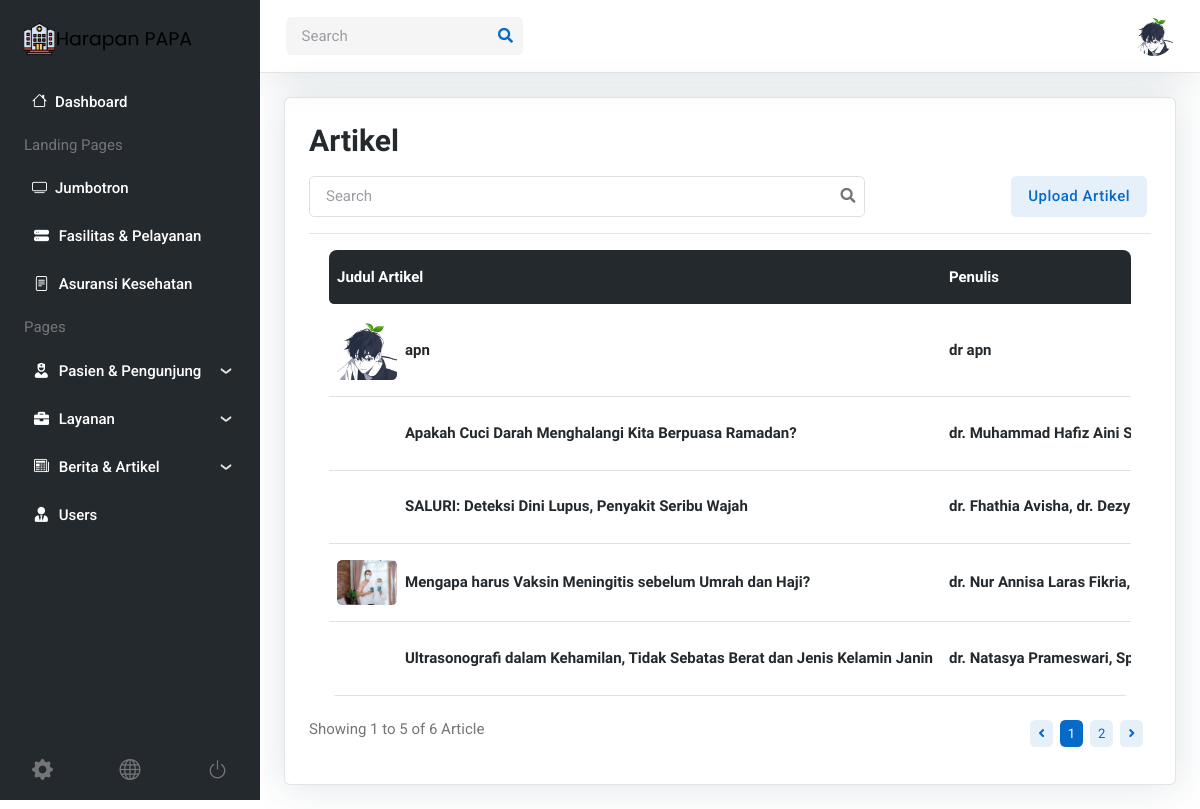
Page /admin/admin-artikel-populer.php (signed in) on the committed database.
### tables this page shows
CREATE TABLE `tbl_users` (
  `id_user` int(11) NOT NULL,
  `email` text NOT NULL,
  `id_dokter` int(11) DEFAULT NULL,
  `id_perawat` int(11) DEFAULT NULL,
  `username` text,
  `password` text,
  `full_name` text,
  `tanggal_lahir` date DEFAULT NULL,
  `mobile_number` text,
  `user_picture` varchar(255) DEFAULT NULL,
  `role` text
);

CREATE TABLE `tbl_artikel` (
  `id_artikel` int(11) NOT NULL,
  `judul_artikel` text NOT NULL,
  `penulis` text NOT NULL,
  `date` date NOT NULL,
  `content_short` text NOT NULL,
  `content` text NOT NULL,
  `admission` text NOT NULL,
  `artikel_picture` varchar(255) DEFAULT NULL
);

### admin/admin-artikel-populer.php (the view, shortened to what this page needs)
<?php require '../head_footer_admin/head.php' ?>
<div class="page-content-wrapper border">
    <div class="row">
        <div class="col-12">
            <h1 class="h3 mb-2 mb-sm-0">Artikel</h1>
        </div>
    </div>
    <div class="card bg-transparent">
        <div class="card-header bg-transparent border-bottom px-0">
            <div class="row g-3 align-items-center justify-content-between">
                <div class="col-md-8">
                    <form class="rounded position-relative" method="POST" action="">
                        <input class="form-control bg-transparent" type="text" name="search" placeholder="Search" value="<?= $_POST["search"] ?>" aria-label="Search">
                        <button class="btn bg-transparent px-2 py-0 position-absolute top-50 end-0 translate-middle-y" type="submit"><i class="fas fa-search fs-6 "></i></button>
                    </form>
                </div>
                <div class="col-md-3">
                    <ul class="list-inline mb-0 nav nav-pills nav-pill-dark-soft border-0 justify-content-end" id="pills-tab" role="tablist">
                        <li class="nav-item">
                            <a href="#" class="btn btn-primary-soft me-1 mb-0" data-bs-toggle="modal" data-bs-target="#modalcreateartikel">Upload Artikel</a>
                        </li>
                    </ul>
                </div>
            </div>
        </div>
        <div class="card-body">
            <div class="table-responsive border-0 rounded-3">
                <table class="table table-dark-gray align-middle p-4 mb-0 table-hover">
                    <thead>
                        <tr>
                            <th scope="col" class="border-0 rounded-start">Judul Artikel</th>
                            <th scope=" col" class="border-0">Penulis</th>
                        </tr>
                    </thead>
                    <tbody>
                        <?php
                        $batas = 5;
                        $halaman = isset($_GET['halaman']) ? (int)$_GET['halaman'] : 1;
                        $halaman_awal = ($halaman > 1) ? ($halaman * $batas) - $batas : 0;
                        $previous = $halaman - 1;
                        $next = $halaman + 1;
                        $data = mysqli_query($conn, "SELECT * FROM tbl_artikel");
                        $jumlah_data = mysqli_num_rows($data);
                        $total_halaman = ceil($jumlah_data / $batas);
                        $artikel = mysqli_query($conn, "SELECT * FROM tbl_artikel WHERE id_artikel " . $search . " ORDER BY id_artikel DESC LIMIT $halaman_awal, $batas");
                        $show_data = mysqli_num_rows($artikel);
                        while ($row = mysqli_fetch_assoc($artikel)) {
                        ?>
                            <tr>
                                <td>
                                    <div class="d-flex align-items-center position-relative">
                                        <div class="w-60px">
                                            <img src="../assets/images/upload/artikel/<?= $row['artikel_picture']; ?>" class="rounded" alt="">
                                        </div>
                                        <h6 class="mb-0 ms-2">
                                            <?= $row['judul_artikel']; ?>
                                        </h6>
                                    </div>
                                </td>
                                <td class="text-center text-sm-start">
                                    <h6 class="mb-0"><?= $row['penulis'] ?></h6>
                                </td>
                            </tr>
                        <?php } ?>
                    </tbody>
                </table>
            </div>
        </div>
        <div class="card-footer bg-transparent p-0">
            <div class="d-sm-flex justify-content-sm-between align-items-sm-center">
                <p class="mb-0 text-center text-sm-start">Showing <?= $halaman_awal + 1 ?> to
                    <?= $show_data * ($next - 1) ?> of <?= $jumlah_data ?> Article</p>
                <nav class="d-flex justify-content-center mb-0" aria-label="navigation">
                    <ul class="pagination pagination-sm pagination-primary-soft mb-0 pb-0">
                        <li class="page-item mb-0"><a class="page-link" <?php if ($halaman > 1) {
                                                                            echo "href='?halaman=$previous'";
                                                                        } ?>><i class="fas fa-angle-left"></i></a></li>
                        <?php
                        for ($x = 1; $x <= $total_halaman; $x++) {
                            if ($halaman == $x) {
                        ?>
                                <li class="page-item mb-0 active"><a class="page-link" href="?halaman=<?php echo $x ?>"><?php echo $x; ?></a></li>
                            <?php
                            } else {
                            ?>
                                <li class="page-item mb-0"><a class="page-link" href="?halaman=<?php echo $x ?>"><?php echo $x; ?></a></li>
                        <?php }
                        } ?>
                        <li class="page-item mb-0"><a class="page-link" <?php if ($halaman < $total_halaman) {
                                                                            echo "href='?halaman=$next'";
                                                                        } ?>><i class="fas fa-angle-right"></i></a></li>
                    </ul>
                </nav>
            </div>
        </div>
    </div>
</div>
</div>
</main>
<?php require '../head_footer_admin/footer.php' ?>

### head_footer_admin/head.php (shortened to what this page needs)
<?php
require '../connection/conn.php';
$halaman_active = $_SERVER['PHP_SELF'];
?>
<!DOCTYPE html>
<html lang="en">
<head>
    <link rel="stylesheet" href="https://cdnjs.cloudflare.com/ajax/libs/font-awesome/6.1.1/css/all.min.css" />
    <link rel="stylesheet" type="text/css" href="../assets/vendor/font-awesome/css/all.min.css">
    <link rel="stylesheet" type="text/css" href="../assets/vendor/bootstrap-icons/bootstrap-icons.css">
    <link rel="stylesheet" type="text/css" href="../assets/vendor/apexcharts/css/apexcharts.css">
    <link rel="stylesheet" type="text/css" href="../assets/vendor/overlay-scrollbar/css/OverlayScrollbars.min.css">
    <link rel="stylesheet" type="text/css" href="../assets/vendor/choices/css/choices.min.css">
    <link rel="stylesheet" type="text/css" href="../assets/vendor/aos/aos.css">
    <link rel="stylesheet" type="text/css" href="../assets/vendor/glightbox/css/glightbox.css">
    <link rel="stylesheet" type="text/css" href="../assets/vendor/quill/css/quill.snow.css">
    <link rel="stylesheet" type="text/css" href="../assets/vendor/stepper/css/bs-stepper.min.css">
    <link id="style-switch" rel="stylesheet" type="text/css" href="../assets/css/style.css">
    <link rel="stylesheet" href="https://cdnjs.cloudflare.com/ajax/libs/toastr.js/latest/css/toastr.min.css">
</head>
<body>
    <?php
    $dokter = mysqli_query($conn, "SELECT * FROM tbl_dokter WHERE id_dokter = '$_COOKIE[id_dokter]'");
    $perawat = mysqli_query($conn, "SELECT * FROM tbl_perawat WHERE id_perawat = '$_COOKIE[id_perawat]'");
    $pasien = mysqli_query($conn, "SELECT * FROM tbl_users WHERE id_user = '$_COOKIE[id_user]'");
    $admin = mysqli_query($conn, "SELECT * FROM tbl_users WHERE id_user = '$_COOKIE[id_user]'");
    $row_dokter = mysqli_fetch_assoc($dokter);
    $row_perawat = mysqli_fetch_assoc($perawat);
    $row_pasien = mysqli_fetch_assoc($pasien);
    $row_admin = mysqli_fetch_assoc($admin);
    ?>
    <main>
        <nav class="navbar sidebar navbar-expand-xl navbar-dark bg-dark">
            <div class="d-flex align-items-center">
                <a class="navbar-brand" href="admin-dashboard.php">
                    <img class="navbar-brand-item" src="../assets/images/logo/logo_navbar.svg" alt="">
                </a>
            </div>
            <div class="offcanvas offcanvas-start flex-row custom-scrollbar h-100" data-bs-backdrop="true" tabindex="-1" id="offcanvasSidebar">
                <div class="offcanvas-body sidebar-content d-flex flex-column bg-dark">
                    <ul class="navbar-nav flex-column" id="navbar-sidebar">
                        <li class="nav-item"><a href="admin-dashboard.php" class="nav-link <?= ($halaman_active == '/RS Harapan PAPA/admin/admin-dashboard.php' ? 'active' : '') ?>"><i class="bi bi-house faw-fw me-2"></i>Dashboard</a></li>
                        <?php if ($_SESSION["role"] == "1") { ?>
                            <li class="nav-item ms-2 my-2">Landing Pages</li>
                            <li class="nav-item"> <a class="nav-link <?= ($halaman_active == '/RS Harapan PAPA/admin/admin-jumbotron.php' ? 'active' : '') ?>" href="admin-jumbotron.php"><i class="bi bi-tv faw-fw me-2"></i>Jumbotron</a></li>
                            <li class="nav-item"> <a class="nav-link <?= ($halaman_active == '/RS Harapan PAPA/admin/admin-fp.php' ? 'active' : '') ?>" href="admin-fp.php"><i class="bi bi-hdd-stack-fill fa-fw me-2"></i>Fasilitas & Pelayanan</a></li>
                            <li class="nav-item"> <a class="nav-link <?= ($halaman_active == '/RS Harapan PAPA/admin/admin-asuransi.php' ? 'active' : '') ?>" href="admin-asuransi.php"><i class="bi bi-file-text fa-fw me-2"></i></i>Asuransi Kesehatan</a></li>
                        <?php } ?>
                        <li class="nav-item ms-2 my-2">Pages</li>
                        <li class="nav-item">
                            <a class="nav-link" data-bs-toggle="collapse" href="#collapsepage" role="button" aria-expanded="false" aria-controls="collapsepage">
                                <i class="fas fa-user-nurse fa-fw me-2"></i>Pasien & Pengunjung
                            </a>
                        </li>
                        <?php if ($_SESSION["role"] == "1") { ?>
                            <li class="nav-item">
                                <a class="nav-link" data-bs-toggle="collapse" href="#collapseinstructors" role="button" aria-expanded="false" aria-controls="collapseinstructors">
                                    <i class="fas fa-briefcase fa-fw me-2"></i>Layanan
                                </a>
                            </li>
                        <?php } ?>
                        <li class="nav-item">
                            <a class="nav-link" data-bs-toggle="collapse" href="#collapseauthentication" role="button" aria-expanded="false" aria-controls="collapseauthentication">
                                <i class="bi bi-newspaper fa-fw me-2"></i>Berita & Artikel
                            </a>
                        </li>
                        <?php if ($_SESSION["role"] == "1") { ?>
                            <li class="nav-item"> <a class="nav-link <?= ($halaman_active == '/RS Harapan PAPA/admin/user.php' ? 'active' : '') ?>" href="user.php"><i class="fas fa-user-tie fa-fw me-2"></i></i>Users</a></li>
                        <?php } ?>
                    </ul>
                    <div class="px-3 mt-auto pt-3">
                        <div class="d-flex align-items-center justify-content-between text-primary-hover">
                            <a class="h5 mb-0 text-body" href="admin-setting.html" data-bs-toggle="tooltip" data-bs-placement="top" title="Settings">
                                <i class="bi bi-gear-fill"></i>
                            </a>
                            <a class="h5 mb-0 text-body" href="../pages/index.php" data-bs-toggle="tooltip" data-bs-placement="top" title="Home">
                                <i class="bi bi-globe"></i>
                            </a>
                            <form action="../connection/function.php" method="POST" id="logoutInput">
                                <a class="h5 mb-0 text-body" href="#" name="logout" onclick="document.getElementById('logoutInput').submit();" data-bs-toggle="tooltip" data-bs-placement="top" title="Sign Out">
                                    <i class="bi bi-power"></i>
                                </a>
                            </form>
                        </div>
                    </div>
                </div>
            </div>
        </nav>
        <div class="page-content">
            <nav class="top-bar navbar-light border-bottom py-0 py-xl-3">
                <div class="container-fluid p-0">
                    <div class="d-flex align-items-center w-100">
                        <div class="navbar-expand-lg ms-auto ms-xl-0">
                            <div class="collapse navbar-collapse w-100" id="navbarTopContent">
                                <div class="nav my-3 my-xl-0 flex-nowrap align-items-center">
                                    <div class="nav-item w-100">
                                        <form class="position-relative">
                                            <input class="form-control pe-5 bg-secondary bg-opacity-10 border-0" type="search" placeholder="Search" aria-label="Search">
                                            <button class="btn bg-transparent px-2 py-0 position-absolute top-50 end-0 translate-middle-y" type="submit"><i class="fas fa-search fs-6 text-primary"></i></button>
                                        </form>
                                    </div>
                                </div>
                            </div>
                        </div>
                        <div class="ms-xl-auto">
                            <ul class="navbar-nav flex-row align-items-center">
                                <li class="nav-item ms-2 ms-md-3 dropdown">
                                    <a class="avatar avatar-sm p-0" href="#" id="profileDropdown" role="button" data-bs-auto-close="outside" data-bs-display="static" data-bs-toggle="dropdown" aria-expanded="false">
                                        <img class="avatar-img rounded-circle" src="<?php
                                                                                    if ($row_admin['user_picture'] == "") {
                                                                                        echo "../assets/images/avatar/01.jpg";
                                                                                    } else if ($row_admin['user_picture'] != "") {
                                                                                        if ($_COOKIE['role'] == "1") {
                                                                                            echo "../assets/images/upload/admin/" . $row_admin['user_picture'];
                                                                                        } else if ($_COOKIE['role'] == "2") {
                                                                                            echo "../assets/images/upload/dokter/" . $row_dokter['profile_picture'];
                                                                                        } else if ($_COOKIE['role'] == "3") {
                                                                                            echo "../assets/images/upload/perawat/" . $row_perawat['profile_picture'];
                                                                                        } else if ($_COOKIE['role'] == "4") {
                                                                                            echo "../assets/images/upload/pasien/" . $row_pasien['user_picture'];
                                                                                        }
                                                                                    }
                                                                                    ?>" alt="<?= $_COOKIE['full_name'] ?>">
                                    </a>
                                </li>
                            </ul>
                        </div>
                    </div>
                </div>
            </nav>

### rows in the picture
tbl_users: user_picture (picture)
tbl_artikel: artikel_picture (picture), judul_artikel "apn", penulis "dr apn"
tbl_artikel: judul_artikel "Apakah Cuci Darah Menghalangi Kita Berpuasa Ramadan?", penulis "dr. Muhammad Hafiz Aini…"
tbl_artikel: judul_artikel "SALURI: Deteksi Dini Lupus, Penyakit Seribu Wajah", penulis "dr. Fhathia Avisha, dr. Dezy…"
tbl_artikel: artikel_picture (picture), judul_artikel "Mengapa harus Vaksin Meningitis sebelum Umrah dan Haji?", penulis "dr. Nur Annisa Laras Fikria,…"
tbl_artikel: judul_artikel "Ultrasonografi dalam Kehamilan, Tidak Sebatas Berat dan Jenis Kelamin Janin", penulis "dr. Natasya Prameswari,…"

### other values in the picture
$halaman_awal + 1 "1"
$show_data * ($next - 1) "5"
$jumlah_data "6"
